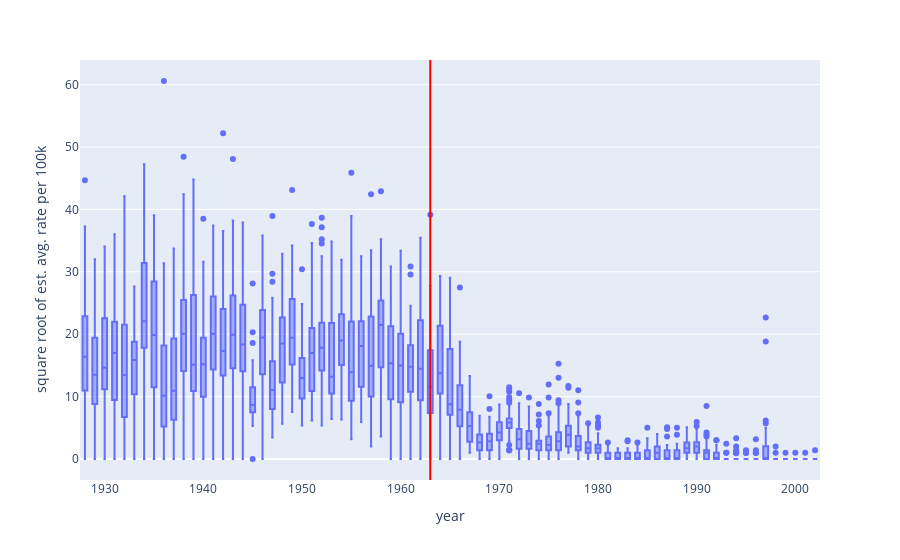

Notebook cell for this chart:
### Code cell
fig = px.box(df, x='year',  y="square root of est. avg. rate per 100k")
fig.add_vrect(x0=YO_MEASLES_VACCINE_INTRODUCTION, x1 = YO_MEASLES_VACCINE_INTRODUCTION, line_color="red")
fig.show()

### Figure 1 — Plotly figure (JSON) as saved in the notebook; plotly's stock layout.template omitted (floating-point values rounded to 4 significant figures; data arrays with more than 128 entries replaced by an {"elided": "..."} marker saying what was removed)
{"data": [{"alignmentgroup": "True", "hovertemplate": "year=%{x}<br>square root of est. avg. rate per 100k=%{y}<extra></extra>", "legendgroup": "", "marker": {"color": "#636efa"}, "name": "", "notched": false, "offsetgroup": "", "orientation": "v", "showlegend": false, "type": "box", "x": {"elided": "3675 int values"}, "x0": " ", "xaxis": "x", "y": {"elided": "3675 float values"}, "y0": " ", "yaxis": "y"}], "layout": {"boxmode": "group", "legend": {"tracegroupgap": 0}, "margin": {"t": 60}, "shapes": [{"line": {"color": "red"}, "type": "rect", "x0": 1963, "x1": 1963, "xref": "x", "y0": 0, "y1": 1, "yref": "y domain"}], "xaxis": {"anchor": "y", "domain": [0, 1], "title": {"text": "year"}}, "yaxis": {"anchor": "x", "domain": [0, 1], "title": {"text": "square root of est. avg. rate per 100k"}}}}
